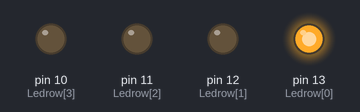
Simulated run of this sketch. Board: Arduino Uno, built with avr-gcc and run on an emulated ATmega328P. Shown: output pins drawn as LEDs (lit = HIGH).

Above: at 0.5 s.
At 2.5 s:
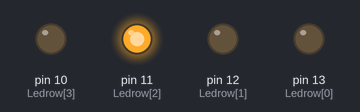
At 3.5 s:
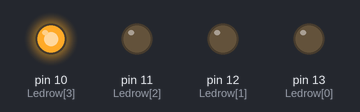
At 5.5 s:
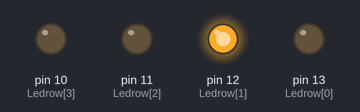
Timing chart, 0 to 7.8 s (numbered marks = the images above):
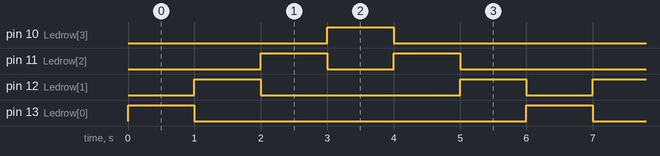

Measured:
- by itself, pin 10 (Ledrow[3]), pin 13 (Ledrow[0]): alternates HIGH for 1.0 s and LOW for 5.0 s
- by itself, pin 11 (Ledrow[2]): repeats every 6.0 s: LOW 1.0 s, HIGH 1.0 s, LOW 3.0 s, HIGH 1.0 s
- by itself, pin 12 (Ledrow[1]): repeats every 6.0 s: LOW 3.0 s, HIGH 1.0 s, LOW 1.0 s, HIGH 1.0 s

The sketch:

led1.ino
```cpp
int Ledrow[4] = {13, 12, 11, 10};

bool goback= false;
int i = 0;
void setup() {
  // put your setup code here, to run once:
   pinMode(Ledrow[0], OUTPUT);
   pinMode(Ledrow[1], OUTPUT);
   pinMode(Ledrow[2], OUTPUT);
   pinMode(Ledrow[3], OUTPUT);
}

void loop() {
  digitalWrite(Ledrow[i],HIGH);
  delay(1000);
  digitalWrite(Ledrow[i],LOW);

  if (i >= 3)
  {
    goback = true;
  }
  else if (i == 0)
  {
    goback = false;
  }

  if (goback == true)
  {
    i--;
  }
  else {
    i++;
  }
}
```
